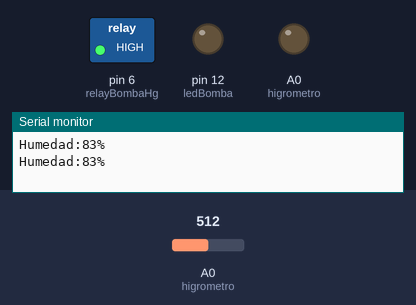
The sketch below on a simulated Arduino Uno, built with avr-gcc and run on an emulated ATmega328P. Parts: switched loads named in the sketch (green lamp = pin HIGH), output pins drawn as LEDs (lit = HIGH), the last lines printed to the serial monitor. The inputs (shaded band) are chosen by the test bench; at power-on: A0 (higrometro) = 512.

Above: at 2.3 s.
2.4 s: A0 (higrometro) set to 546
At 4.2 s:
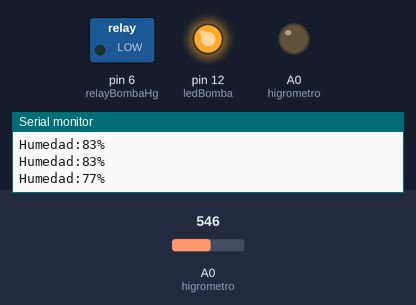
4.5 s: A0 (higrometro) set to 511
At 5.4 s:
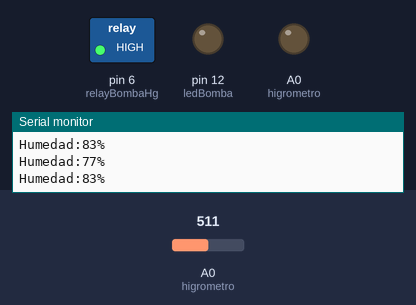
6.6 s: A0 (higrometro) set to 716
At 9.0 s:
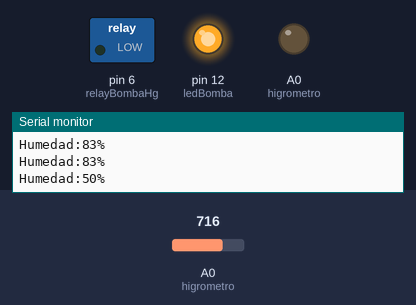
Timing chart, 0 to 10.5 s (numbered marks = the images above; inputs shaded):
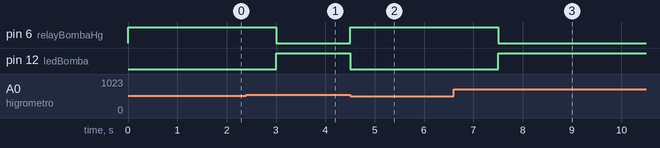

Measured:
- the behaviour switches between 530 and 531 on A0 (higrometro) (found by bisection; images 0 and 1)
- after the input at 2.4 s, pin 6 (relayBombaHg): HIGH → LOW after 0.60 s; pin 12 (ledBomba): LOW → HIGH after 0.60 s
- after the input at 4.5 s, pin 6 (relayBombaHg): LOW → HIGH at once; pin 12 (ledBomba): HIGH → LOW at once
- after the input at 6.6 s, pin 6 (relayBombaHg): HIGH → LOW after 0.90 s; pin 12 (ledBomba): LOW → HIGH after 0.90 s

The sketch:

higrometro.ino
```cpp
//*Sensor Higrometro: YL-69, modulo comparador: LM393
//YA TODO EN AVANCE2

const int relayBombaHg = 6; //Bomba que se activa cuando la humedad esta baja. En el pin 2 del relay
const int higrometro = A0;  // Higrometro conectado a pin A0 del arduino
//Variables
int lecturaHigrom;
int ledBomba=12;
void setup()
{
  Serial.begin(9600);
  pinMode(relayBombaHg,OUTPUT);
  pinMode(ledBomba, OUTPUT);
  pinMode(higrometro, OUTPUT);
}

void loop()
{
  // Cuando el hongo tiene suficiente humedad en la tierra, el sensor va a leer entre 380-400
 // podria cambiarse el 400 a un valor mas bajo

  lecturaHigrom = analogRead(higrometro);   //Lee entrada del higrometro
  //Los siguientes valores (400 y 1023 hay que establecer si son esos)
  lecturaHigrom = constrain(lecturaHigrom,400,1023);  //Constrain limita el rango del sensor (lecturaHigrom) entre 400 y 1023
  //Retorna lecturaHigrom si este esta entre 400 y 1023, retorna 400 si lecturaHigrom es menor que 400, retorna  1023 si lecturaHigrom es mayor que 1023.
  //O sea, si esta dentro del rango retorne lo que es, si esta para abajo del minimo retorne ese minimo, y si esta para abajo del maximo, retorne ese maximo
  lecturaHigrom = map(lecturaHigrom,400,1023,100,0);  //Mapeo. Ahora 400 va a ser 100 (minimo) 1023 va a ser 0 (maximo)

  Serial.print("Humedad:");
  Serial.print (lecturaHigrom);
  Serial.println("%");
  //Si la humedad baja del 80%, enciende la bomba, sino se mantiene apagada
  if (lecturaHigrom < 80){
    //aqui va a encender la bomba
    digitalWrite(relayBombaHg,LOW); //En LOW enciende
    digitalWrite(ledBomba,HIGH);
  }
  else {
      digitalWrite(relayBombaHg,HIGH);
      digitalWrite(ledBomba,LOW);
  }
  delay(1500); //un delay de 1,5 s (1500 ms)
}
```
